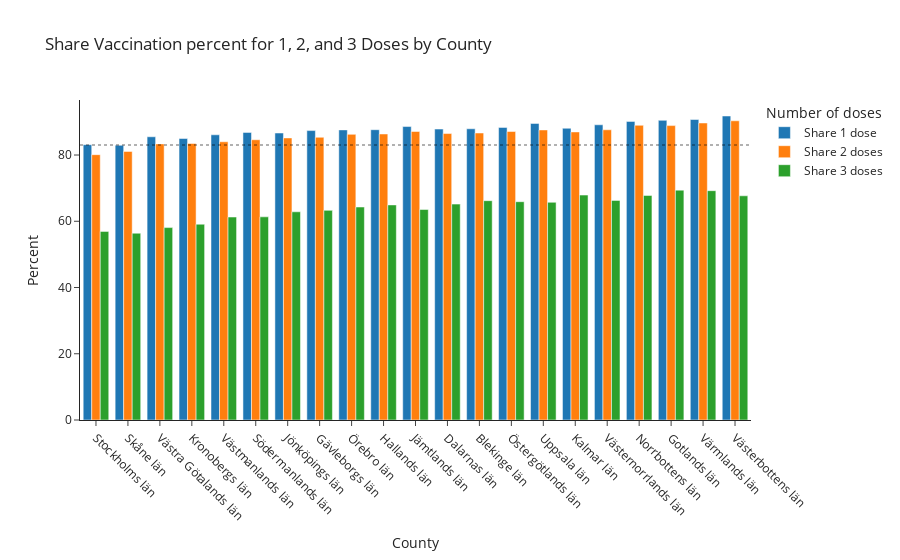

Source (notebook cell):
### Markdown cell above
The code below groups the dataset by county ('Län_namn'). It calculates the vaccination percentages for three doses ('Share 1 dose', 'Share 2 doses', and 'Share 3 doses') by summing the doses administered ('Antal minst 1 dos', 'Antal minst 2 doser', 'Antal 3 doser') and dividing by the total population ('Befolkning') of each county. The calculated percentages are multiplied by 100 to convert them into percentages.

We Plotly Express to create a grouped bar chart. The chart visualizes the vaccination rates for 1, 2, and 3 doses across different counties. Counties are shown on the x-axis, and the y-axis represents the vaccination percentages. The chart is displayed and saved as an HTML file for further reference.

In summary, the code analyzes vaccination data for various counties, calculates the vaccination rates for different doses, and presents the results in an interactive grouped bar chart for easy visualization and analysis.

### Code cell
new_df_all_counties = pd.DataFrame()
new_df_all_counties['Share 1 dose'] = (df.groupby('Län_namn')['Antal minst 1 dos'].sum() / df.groupby('Län_namn')['Befolkning'].sum())*100
new_df_all_counties['Share 2 doses'] = (df.groupby('Län_namn')['Antal minst 2 doser'].sum() / df.groupby('Län_namn')['Befolkning'].sum())*100
new_df_all_counties['Share 3 doses'] = (df.groupby('Län_namn')['Antal 3 doser'].sum() / df.groupby('Län_namn')['Befolkning'].sum())*100

fig = px.bar(new_df_all_counties, x=new_df_all_counties.index, 
             y=['Share 1 dose', 'Share 2 doses', 'Share 3 doses'],
             labels={'value': 'Percent', 'variable': 'Number of doses', 'Län_namn': 'County'},
             title='Share Vaccination percent for 1, 2, and 3 Doses by County',
             barmode='group',
             template='simple_white')

fig.update_xaxes(tickangle=45, categoryorder='total ascending')
fig.add_hline(y=83, line_width=2, line_dash='dot')
fig.write_html("Visualizations/dose_1_2_3_total_pop.html")
fig.show()

### Figure 1 — Plotly figure (JSON) as saved in the notebook; plotly's stock layout.template omitted (floating-point values rounded to 4 significant figures)
{"data": [{"alignmentgroup": "True", "hovertemplate": "Number of doses=Share 1 dose<br>County=%{x}<br>Percent=%{y}<extra></extra>", "legendgroup": "Share 1 dose", "marker": {"color": "#1F77B4", "pattern": {"shape": ""}}, "name": "Share 1 dose", "offsetgroup": "Share 1 dose", "orientation": "v", "showlegend": true, "textposition": "auto", "type": "bar", "x": ["Blekinge län", "Dalarnas län", "Gotlands län", "Gävleborgs län", "Hallands län", "Jämtlands län", "Jönköpings län", "Kalmar län", "Kronobergs län", "Norrbottens län", "Skåne län", "Stockholms län", "Södermanlands län", "Uppsala län", "Värmlands län", "Västerbottens län", "Västernorrlands län", "Västmanlands län", "Västra Götalands län", "Örebro län", "Östergötlands län"], "xaxis": "x", "y": [87.92, 87.84, 90.47, 87.38, 87.65, 88.59, 86.64, 88.08, 84.98, 90.15, 82.93, 83.12, 86.83, 89.54, 90.72, 91.78, 89.13, 86.1, 85.51, 87.59, 88.34], "yaxis": "y"}, {"alignmentgroup": "True", "hovertemplate": "Number of doses=Share 2 doses<br>County=%{x}<br>Percent=%{y}<extra></extra>", "legendgroup": "Share 2 doses", "marker": {"color": "#FF7F0E", "pattern": {"shape": ""}}, "name": "Share 2 doses", "offsetgroup": "Share 2 doses", "orientation": "v", "showlegend": true, "textposition": "auto", "type": "bar", "x": ["Blekinge län", "Dalarnas län", "Gotlands län", "Gävleborgs län", "Hallands län", "Jämtlands län", "Jönköpings län", "Kalmar län", "Kronobergs län", "Norrbottens län", "Skåne län", "Stockholms län", "Södermanlands län", "Uppsala län", "Värmlands län", "Västerbottens län", "Västernorrlands län", "Västmanlands län", "Västra Götalands län", "Örebro län", "Östergötlands län"], "xaxis": "x", "y": [86.65, 86.49, 88.88, 85.35, 86.36, 87.11, 85.16, 86.97, 83.47, 88.97, 81.09, 80.11, 84.61, 87.57, 89.68, 90.34, 87.62, 84.0, 83.36, 86.24, 87.09], "yaxis": "y"}, {"alignmentgroup": "True", "hovertemplate": "Number of doses=Share 3 doses<br>County=%{x}<br>Percent=%{y}<extra></extra>", "legendgroup": "Share 3 doses", "marker": {"color": "#2CA02C", "pattern": {"shape": ""}}, "name": "Share 3 doses", "offsetgroup": "Share 3 doses", "orientation": "v", "showlegend": true, "textposition": "auto", "type": "bar", "x": ["Blekinge län", "Dalarnas län", "Gotlands län", "Gävleborgs län", "Hallands län", "Jämtlands län", "Jönköpings län", "Kalmar län", "Kronobergs län", "Norrbottens län", "Skåne län", "Stockholms län", "Södermanlands län", "Uppsala län", "Värmlands län", "Västerbottens län", "Västernorrlands län", "Västmanlands län", "Västra Götalands län", "Örebro län", "Östergötlands län"], "xaxis": "x", "y": [66.22, 65.18, 69.4, 63.29, 64.94, 63.55, 62.86, 67.9, 59.11, 67.8, 56.39, 56.95, 61.34, 65.72, 69.24, 67.69, 66.31, 61.28, 58.09, 64.3, 65.91], "yaxis": "y"}], "layout": {"barmode": "group", "legend": {"title": {"text": "Number of doses"}, "tracegroupgap": 0}, "shapes": [{"line": {"dash": "dot", "width": 2}, "type": "line", "x0": 0, "x1": 1, "xref": "x domain", "y0": 83, "y1": 83, "yref": "y"}], "title": {"text": "Share Vaccination percent for 1, 2, and 3 Doses by County"}, "xaxis": {"anchor": "y", "categoryorder": "total ascending", "domain": [0, 1], "tickangle": 45, "title": {"text": "County"}}, "yaxis": {"anchor": "x", "domain": [0, 1], "title": {"text": "Percent"}}}}
